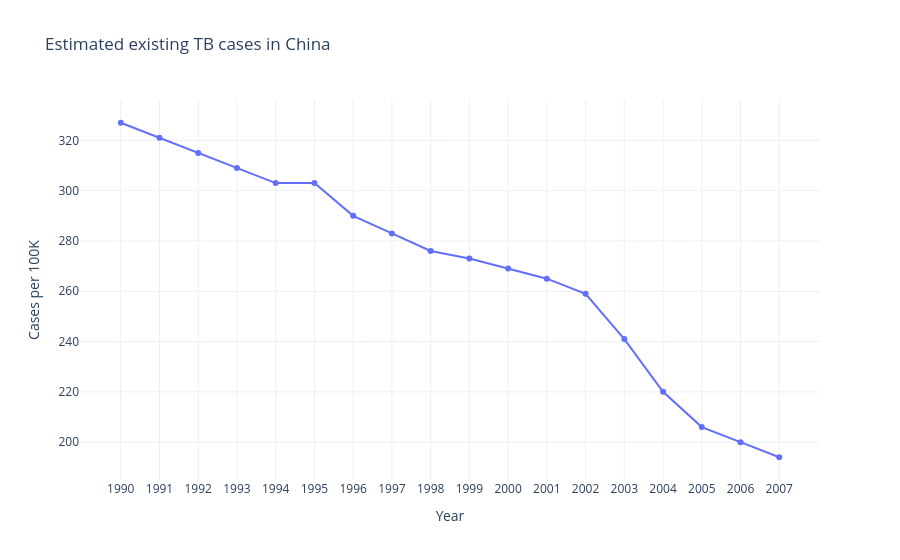

The notebook cell saved with this chart:
### Code cell
fig = px.line(
    x=existing.index,
    y=existing["China"],
    title="Estimated existing TB cases in China",
    labels={"x": "Year", "y": "Cases per 100K"},
    markers=True
)

fig.update_layout(template="plotly_white")
fig.update_xaxes(showgrid=True)
fig.update_yaxes(showgrid=True)

fig.show()

### Figure 1 — Plotly figure (JSON) as saved in the notebook; plotly's stock layout.template omitted (floating-point values rounded to 4 significant figures)
{"data": [{"hovertemplate": "Year=%{x}<br>Cases per 100K=%{y}<extra></extra>", "legendgroup": "", "line": {"color": "#636efa", "dash": "solid"}, "marker": {"symbol": "circle"}, "mode": "lines+markers", "name": "", "orientation": "v", "showlegend": false, "type": "scatter", "x": ["1990", "1991", "1992", "1993", "1994", "1995", "1996", "1997", "1998", "1999", "2000", "2001", "2002", "2003", "2004", "2005", "2006", "2007"], "xaxis": "x", "y": [327, 321, 315, 309, 303, 303, 290, 283, 276, 273, 269, 265, 259, 241, 220, 206, 200, 194], "yaxis": "y"}], "layout": {"legend": {"tracegroupgap": 0}, "title": {"text": "Estimated existing TB cases in China"}, "xaxis": {"anchor": "y", "domain": [0, 1], "showgrid": true, "title": {"text": "Year"}}, "yaxis": {"anchor": "x", "domain": [0, 1], "showgrid": true, "title": {"text": "Cases per 100K"}}}}
